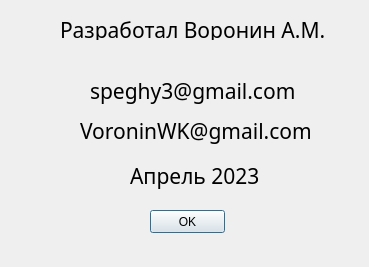
<?xml version="1.0" encoding="UTF-8"?>
<ui version="4.0">
 <class>About</class>
 <widget class="QDialog" name="About">
  <property name="geometry">
   <rect>
    <x>0</x>
    <y>0</y>
    <width>369</width>
    <height>267</height>
   </rect>
  </property>
  <property name="windowTitle">
   <string>Dialog</string>
  </property>
  <widget class="QPushButton" name="pushButton">
   <property name="geometry">
    <rect>
     <x>150</x>
     <y>210</y>
     <width>75</width>
     <height>23</height>
    </rect>
   </property>
   <property name="text">
    <string>OK</string>
   </property>
  </widget>
  <widget class="QLabel" name="label">
   <property name="geometry">
    <rect>
     <x>60</x>
     <y>20</y>
     <width>271</width>
     <height>20</height>
    </rect>
   </property>
   <property name="font">
    <font>
     <family>Roman</family>
     <pointsize>16</pointsize>
    </font>
   </property>
   <property name="text">
    <string>Разработал Воронин А.М.</string>
   </property>
  </widget>
  <widget class="QLabel" name="label_2">
   <property name="geometry">
    <rect>
     <x>90</x>
     <y>70</y>
     <width>271</width>
     <height>41</height>
    </rect>
   </property>
   <property name="font">
    <font>
     <family>Microsoft JhengHei Light</family>
     <pointsize>16</pointsize>
    </font>
   </property>
   <property name="text">
    <string>speghy3@gmail.com</string>
   </property>
  </widget>
  <widget class="QLabel" name="label_3">
   <property name="geometry">
    <rect>
     <x>80</x>
     <y>110</y>
     <width>271</width>
     <height>41</height>
    </rect>
   </property>
   <property name="font">
    <font>
     <family>Microsoft JhengHei Light</family>
     <pointsize>16</pointsize>
    </font>
   </property>
   <property name="text">
    <string>VoroninWK@gmail.com</string>
   </property>
  </widget>
  <widget class="QLabel" name="label_4">
   <property name="geometry">
    <rect>
     <x>130</x>
     <y>160</y>
     <width>231</width>
     <height>31</height>
    </rect>
   </property>
   <property name="font">
    <font>
     <family>Microsoft JhengHei</family>
     <pointsize>16</pointsize>
    </font>
   </property>
   <property name="text">
    <string>Апрель 2023</string>
   </property>
  </widget>
 </widget>
 <resources/>
 <connections/>
</ui>
